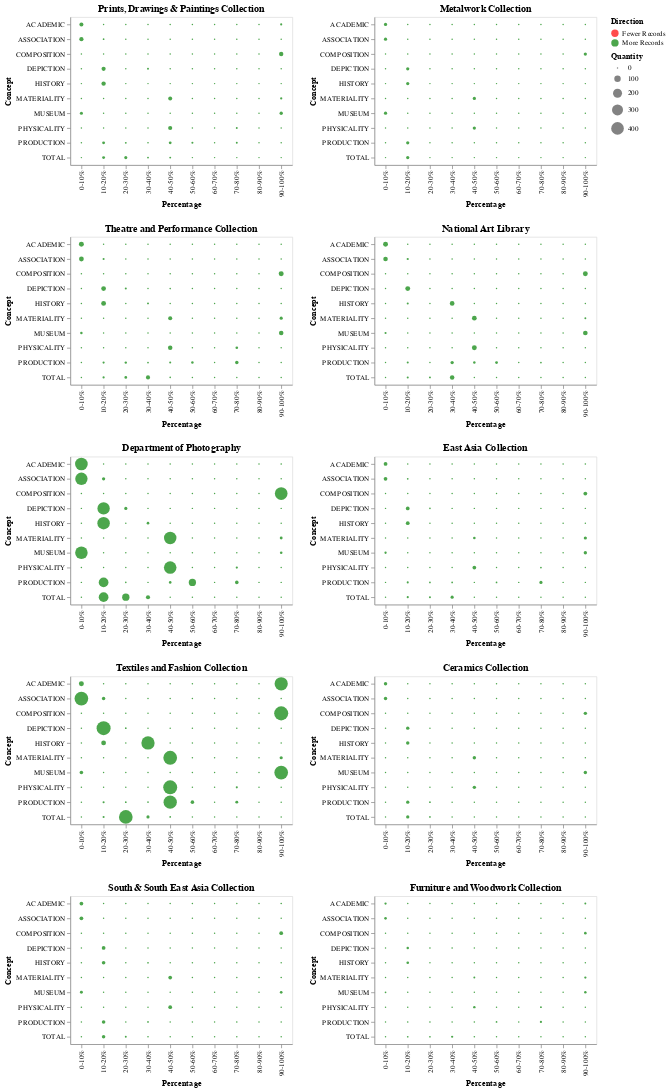

The notebook cell this image was saved under:
### Code cell
import altair as alt
import numpy as np

ranges = [0,0.1,0.2,0.3,0.4,0.5,0.6,0.7,0.8,0.9,1]
charts = []
hcharts = []
count = 0

for dept_code in depts:
  dept_diff_rows_df = pd.DataFrame()

  dept_cur_stats_df = tidied_cur_month_df.loc[tidied_cur_month_df[' collectionCode'] == dept_code]
  dept_last_stats_df =  tidied_last_month_df.loc[tidied_last_month_df[' collectionCode'] == dept_code]
  
  # Skip if department has less than 10 records
  if(len(dept_cur_stats_df) < 10):
    continue
    
  # Now need to loop over each completeness coll in turn
  for cur_column, last_column in zip(dept_cur_stats_df.columns[1:], dept_last_stats_df.columns[1:]):
    # Group into counts of percentages 0-10, 10-20, ... 90-100
    cur_dept_col_counts = dept_cur_stats_df[cur_column].groupby(pd.cut(dept_cur_stats_df[cur_column], ranges, labels=["0-10%","10-20%","20-30%","30-40%","40-50%","50-60%","60-70%","70-80%","80-90%","90-100%"], include_lowest=True)).count()
    last_dept_col_counts = dept_last_stats_df[last_column].groupby(pd.cut(dept_last_stats_df[last_column], ranges, labels=["0-10%","10-20%","20-30%","30-40%","40-50%","50-60%","60-70%","70-80%","80-90%","90-100%"], include_lowest=True)).count()
    diff_dept_col_counts = cur_dept_col_counts.subtract(last_dept_col_counts, fill_value=0)
#    print(last_dept_col_counts)
#    print(diff_dept_col_counts)
    dept_diff_rows_df = dept_diff_rows_df.append(diff_dept_col_counts, ignore_index=False)
    
#  print(dept_diff_rows_df)
#  break
  dept_diff_rows_df = dept_diff_rows_df.rename_axis('Concept').rename_axis('Percentages', axis='columns')
    # TO handle converting from CategoricalIndex - may change https://github.com/pandas-dev/pandas/issues/19136
  dept_diff_rows_df.columns = dept_diff_rows_df.columns.tolist()

  dept_diff_rows_df = dept_diff_rows_df.reset_index()

  dept_diff_rows_melt_df = dept_diff_rows_df.melt(id_vars=['Concept'], var_name='Percentage', value_name='Change')
  
  # Replace zero values with Nan so altair doesn't show them
    
  dept_diff_rows_melt_df.replace(0, np.nan, inplace=True)

  chart = alt.Chart(dept_diff_rows_melt_df).mark_circle().encode(
    alt.X('Percentage:O'),
    alt.Y('Concept:O'),
    alt.Size('Quantity:Q'),
    alt.Color('Direction:N', scale=alt.Scale(domain=['Fewer Records', 'More Records'], range=['red', 'green'])),
    tooltip=['Percentage', 'Change']
  ).transform_calculate(
      Quantity='abs(datum.Change)',
      Direction='if(datum.Change < 0, "Fewer Records", "More Records")'
  ).properties(title="%s" % (deptNames[dept_code]), width=300)
    
  charts.append(chart)
  if count > 0:
      hcharts.append(alt.hconcat(*charts))
      charts = []
      count = 0
  else:
      count += 1

hcharts.append(alt.hconcat(*charts))

saved_graph = alt.vconcat(*hcharts)

saved_graph
